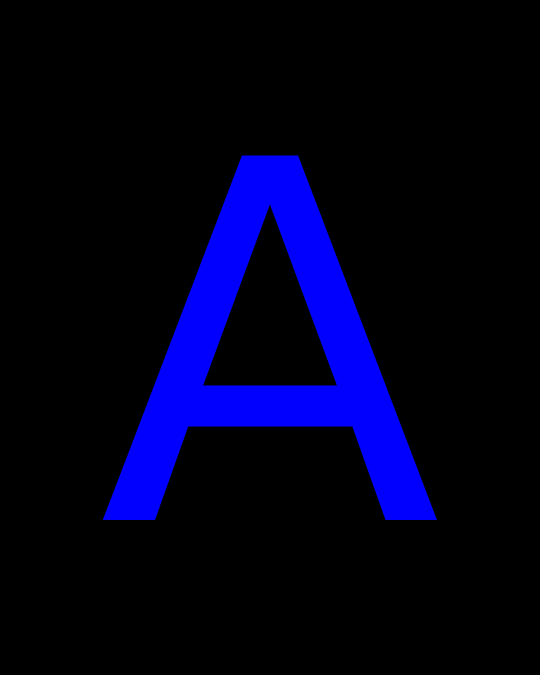
#> input picture assets/evaIMG-A.png, 1080 x 1350 px (shown at 1/2 size)
$ python -i test-1.py   (imports and definitions only)
#> lines starting #> are read from the running program, lines starting #| are printed output that depends on the picture

import tkinter as tk
from PIL import ImageTk, Image
import os
# [2026-03-05 19:41] I'm creating this file, because the use of self might help me...yet to be discovered
# [2026-03-06 12:11] This file is for the final product


class App:
    def __init__(self):

        self.window = tk.Tk()
        self.window.title("test")
        self.window.geometry('1000x500')

        self.char1 = 0
        self.char2 = 0
        self.charFrame = tk.Frame(master=self.window)

        self.char1Frame = tk.Frame(master=self.charFrame)
        self.char1File = Image.open('assets/sigintIMG.png').resize((200,300))
        self.char1Photo = ImageTk.PhotoImage(self.char1File)
        self.char1IMG = tk.Label(master=self.char1Frame,image = self.char1Photo)
        self.char1Lbl = tk.Label(master = self.char1Frame, text = f'0{self.char1+1} / 04', font='Helvetica 24 bold')
        self.char1PrevBTN = tk.Button(master=self.char1Frame,text='<',command=lambda: self.prevChar1Func())
        self.char1NextBTN = tk.Button(master=self.char1Frame,text='>',command=lambda: self.nextChar1Func())

        self.char2Frame = tk.Frame(master=self.charFrame)
        self.char2File = Image.open('assets/sigintIMG.png').resize((200,300))
        self.char2Photo = ImageTk.PhotoImage(self.char2File)
        self.char2IMG = tk.Label(master=self.char2Frame,image = self.char2Photo)
        self.char2Lbl = tk.Label(master = self.char2Frame, text = f'0{self.char2+1} / 04', font='Helvetica 24 bold')
        self.char2PrevBTN = tk.Button(master=self.char2Frame,text='<',command=lambda: self.prevChar2Func())
        self.char2NextBTN = tk.Button(master=self.char2Frame,text='>',command=lambda: self.nextChar2Func())

        self.char1PrevBTN.configure(state=tk.DISABLED)
        self.char1NextBTN.configure(state=tk.DISABLED)

        self.char2PrevBTN.configure(state=tk.DISABLED)
        self.char2NextBTN.configure(state=tk.DISABLED)

        # [2026-03-06 15:11] The buttons will be active when the dialogue is running

        self.char1IMG.grid(row=0,column=1)
        self.char1Lbl.grid(row=1,column=1)
        self.char1PrevBTN.grid(row=2,column=0,sticky='W')
        self.char1NextBTN.grid(row=2,column=2,sticky='E')

        self.char2IMG.grid(row=0,column=1)
        self.char2Lbl.grid(row=1,column=1)
        self.char2PrevBTN.grid(row=2,column=0,sticky='W')
        self.char2NextBTN.grid(row=2,column=2,sticky='E')

        self.charFrame.grid_columnconfigure(1, weight=1)
        self.char1Frame.grid(row=0,column=0,sticky='W')
        self.char1Frame.grid_columnconfigure(1, weight=1)
        self.char2Frame.grid(row=0,column=2,sticky='E')
        self.char2Frame.grid_columnconfigure(1, weight=1)

        self.charFrame.grid(row=0, column=0, sticky='ew',padx=10)

        self.dialogueCanvas = tk.Canvas(master = self.window,width=500,height=500)
        self.dialogueCanvasText = self.dialogueCanvas.create_text(10,10,width=500,text='', anchor=tk.NW)
        self.freqTable = tk.Frame(master=self.window)
        self.freqVal = tk.StringVar(value="140.00")

        self.freqFrame = tk.Frame(master=self.window)
        self.freqFrame.grid(row=1,column=0)

        self.freqInput = tk.Entry(master=self.freqFrame,textvariable=self.freqVal)
        self.freqInput.pack()

        self.btnsFrame = tk.Frame(master=self.window)
        self.tuneBTN = tk.Button(master=self.btnsFrame,text='TUNE',command=lambda:self.setGlobalFreq(self.freqInput.get()))
        self.menuBTN = tk.Button(master=self.btnsFrame,text='MENU',command=lambda: self.stateFunc())

        self.btnsFrame.grid_columnconfigure(1, weight=1)
        self.tuneBTN.grid(row=0,column=2,sticky='W')
        self.menuBTN.grid(row=0,column=0,sticky='E')

        self.btnsFrame.grid(row=2, column=0, sticky='ew',padx=10)
        self.window.grid_columnconfigure(0,weight=1,minsize=100)

        self.freqTableState = 0

        self.carouselArray = [];
        self.majorZeroArray = ['assets/majorZeroIMG-A.png','assets/majorZeroIMG-B.png','assets/majorZeroIMG-C.png','assets/majorZeroIMG-D.png']
        self.paraMedicArray = ['assets/paraMedicIMG-A.png','assets/paraMedicIMG-B.png','assets/paraMedicIMG-C.png','assets/paraMedicIMG-D.png']
        self.evaArray = ['assets/evaIMG-A.png','assets/evaIMG-B.png','assets/evaIMG-C.png','assets/evaIMG-D.png']

        self.delay = 2500 # milliseconds between sentences
        self.index = 0

    # [238 lines left out: functions loadCarousel, prevChar1Func, nextChar1Func, prevChar2Func, nextChar2Func, frequencyDialogue and 5 more, not called in this run]

# [1 line not run here, left out]

# [2026-03-05 21:35] Ending Day 3
# [2026-03-05 21:35] Wanted to finish more of the grunt work for the project
# [2026-03-05 21:35] Tomorrow the last thing left to work on are the images, the user will have access to a carousel for 2 characters at a time
# [2026-03-05 21:36] Depending on who they are conversing with

# [2026-03-06 15:14] Ending Day 4
# [2026-03-06 15:14] Project finished
# [2026-03-06 15:15] It's reached a state with which, I feel I have accomplished my objective
# [2026-03-06 15:15] The goal was to simply try to emulate the Metal Geart Solid 3 Codec
# [2026-03-06 15:15] I worked on the carousel today, took 2 hours.

>>> import cv2
>>> picture = cv2.imread('assets/evaIMG-A.png', cv2.IMREAD_GRAYSCALE)
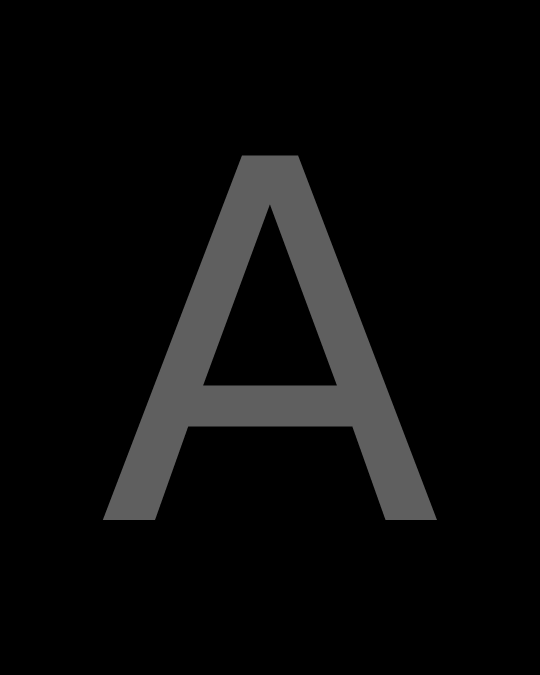
#> picture: shape (1350, 1080) (shown at 1/2 size); min 0, max 95, mean 10.6
#> (the run stopped early here; a loop or call above may not have finished)

$ run again, on assets/evaIMG-B.png
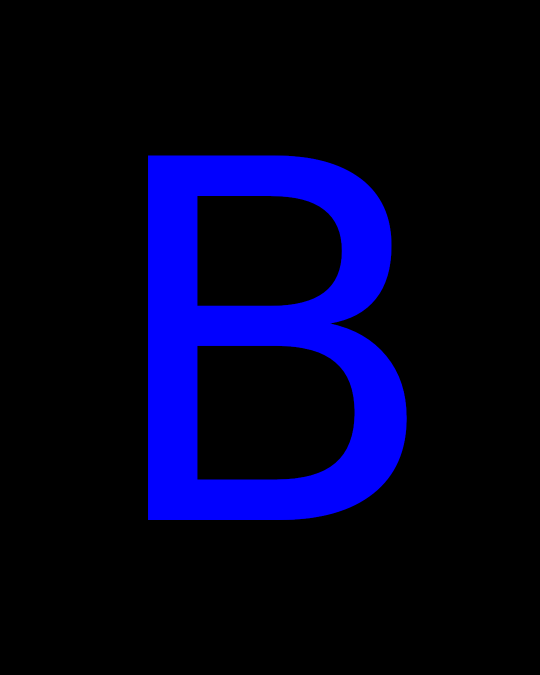
#> input picture assets/evaIMG-B.png, 1080 x 1350 px (shown at 1/2 size)
#> `picture = cv2.imread('assets/evaIMG-A.png', cv2.IMREAD_GRAYSCALE)`:
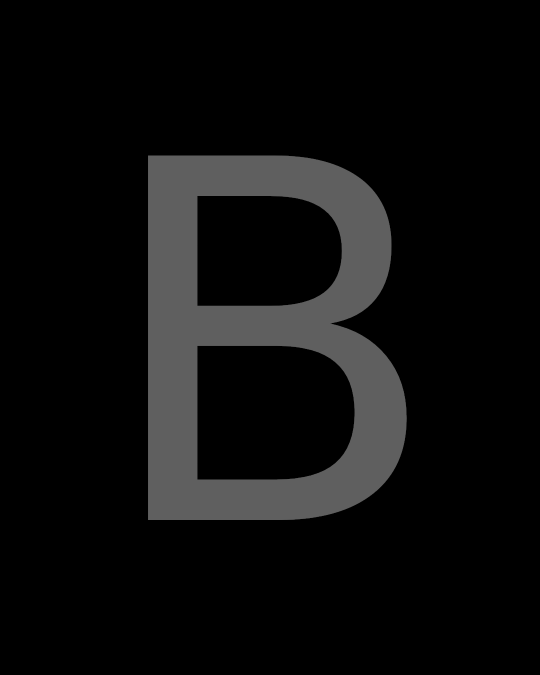
#> picture: shape (1350, 1080) (shown at 1/2 size); min 0, max 95, mean 13.3

$ run again, on assets/evaIMG-C.png
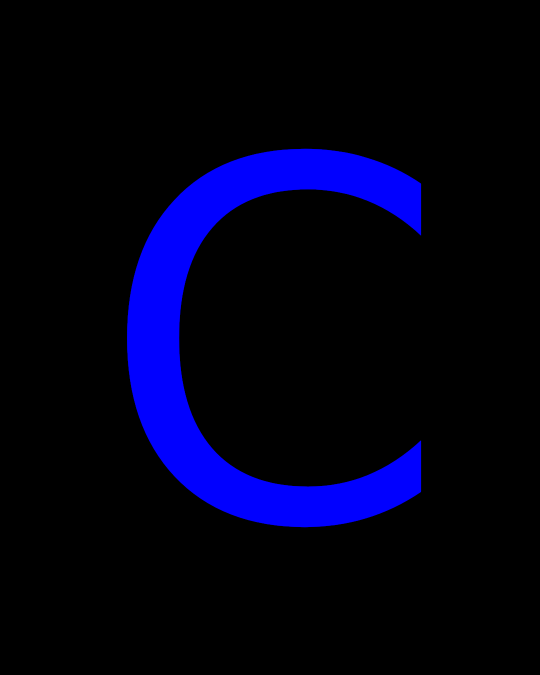
#> input picture assets/evaIMG-C.png, 1080 x 1350 px (shown at 1/2 size)
#> `picture = cv2.imread('assets/evaIMG-A.png', cv2.IMREAD_GRAYSCALE)`:
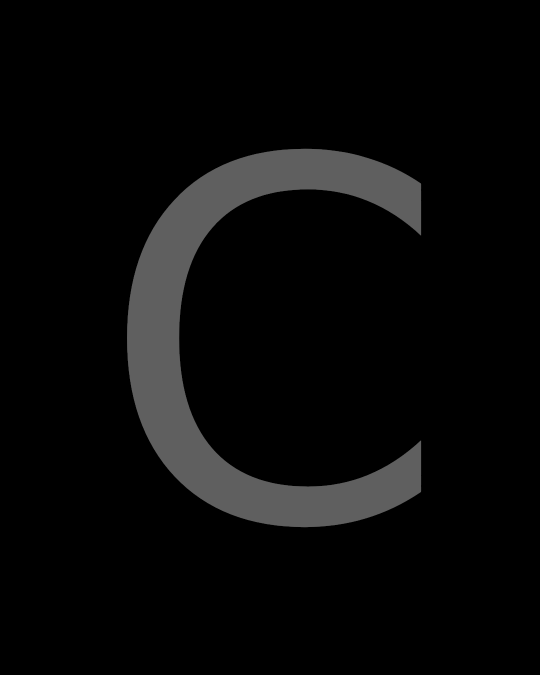
#> picture: shape (1350, 1080) (shown at 1/2 size); min 0, max 95, mean 8.9

$ run again, on assets/evaIMG-D.png
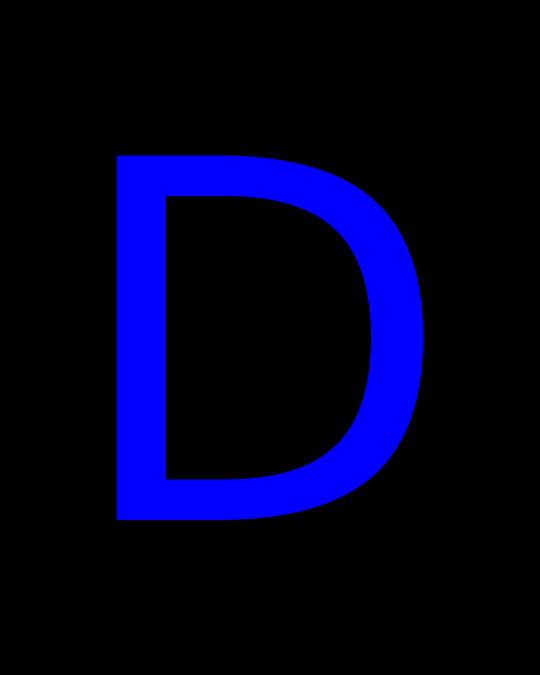
#> input picture assets/evaIMG-D.png, 1080 x 1350 px (shown at 1/2 size)
#> `picture = cv2.imread('assets/evaIMG-A.png', cv2.IMREAD_GRAYSCALE)`:
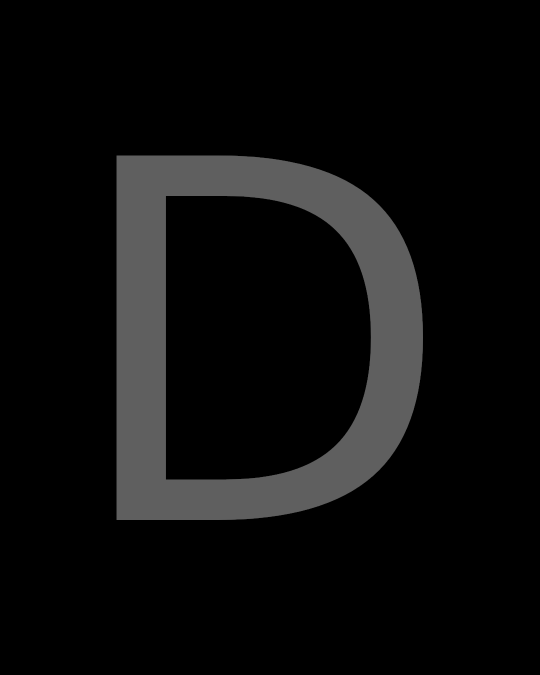
#> picture: shape (1350, 1080) (shown at 1/2 size); min 0, max 95, mean 12.6
